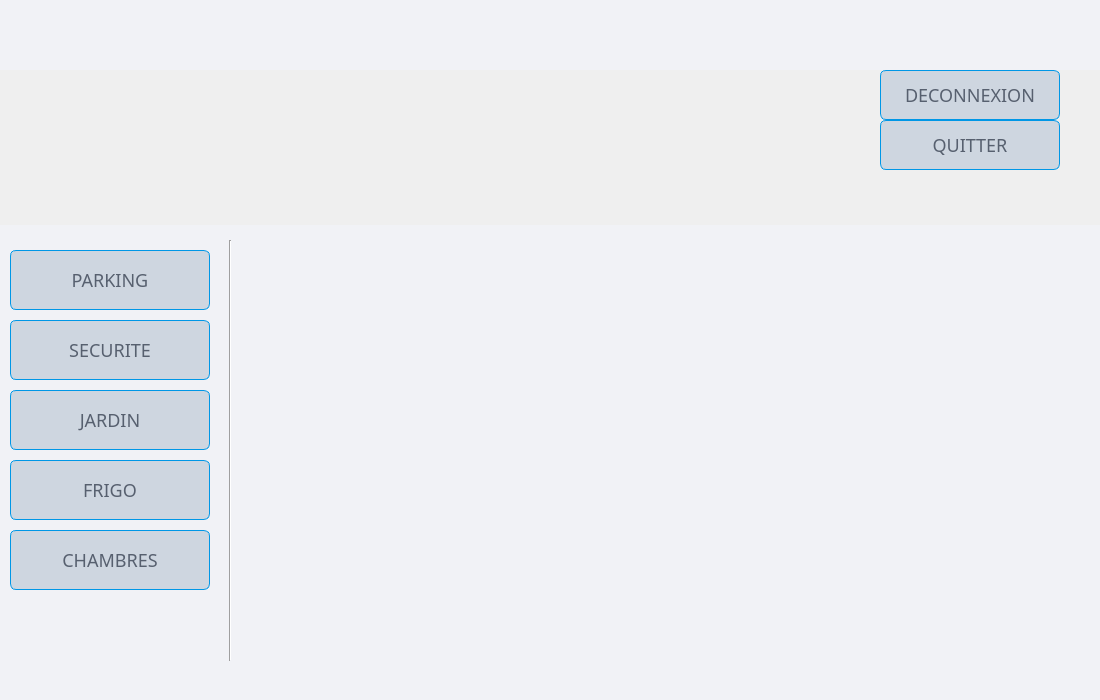
<?xml version="1.0" encoding="UTF-8"?>
<ui version="4.0">
 <class>MainWindow</class>
 <widget class="QMainWindow" name="MainWindow">
  <property name="geometry">
   <rect>
    <x>0</x>
    <y>0</y>
    <width>1100</width>
    <height>700</height>
   </rect>
  </property>
  <property name="windowTitle">
   <string>MainWindow</string>
  </property>
  <property name="styleSheet">
   <string notr="true"/>
  </property>
  <widget class="QWidget" name="centralWidget">
   <widget class="QStackedWidget" name="stackedWidget">
    <property name="geometry">
     <rect>
      <x>0</x>
      <y>0</y>
      <width>1100</width>
      <height>700</height>
     </rect>
    </property>
    <widget class="QWidget" name="page">
     <widget class="QStackedWidget" name="stackedWidget_2">
      <property name="geometry">
       <rect>
        <x>0</x>
        <y>0</y>
        <width>1100</width>
        <height>700</height>
       </rect>
      </property>
      <property name="styleSheet">
       <string notr="true">
QPushButton
{
    color: #57606f;
    background-color: #ced6e0;
    border-width: 1px;
    border-color: #0097e6;
    border-style: solid;
    border-radius: 6;
    padding: 3px;
    font-size: 12px;
    padding-left: 5px;
    padding-right: 5px;
	font-size:18px;
	font-family:Kozuka Gothic Pr6N B;
	font-style:bold;
}

QPushButton::hover
{
    border: 2px solid QLinearGradient( x1: 0, y1: 0, x2: 0, y2: 1, stop: 0 #ffa02f, stop: 1 #d7801a);;
	background-color:#f1f2f6;
	color:QLinearGradient( x1: 0, y1: 0, x2: 0, y2: 1, stop: 0 #ffa02f, stop: 1 #d7801a);
}
QLabel
{
	color: QLinearGradient( x1: 0, y1: 0, x2: 0, y2: 1, stop: 0 #2d2d2d, stop: 0.1 #2b2b2b, stop: 0.5 #292929, stop: 0.9 #282828, stop: 1 #252525);;
	font-size:18px;
	font-family:Kozuka Gothic Pr6N B;
	font-style:bold;
}</string>
      </property>
      <property name="currentIndex">
       <number>0</number>
      </property>
      <widget class="QWidget" name="page_3">
       <property name="styleSheet">
        <string notr="true">QLabel
{
	color:white;
	font-size:15px;
	font-family:Kozuka Gothic Pr6N B;
	font-style:bold;
}</string>
       </property>
       <widget class="QLabel" name="label_logo">
        <property name="geometry">
         <rect>
          <x>27</x>
          <y>13</y>
          <width>171</width>
          <height>50</height>
         </rect>
        </property>
        <property name="styleSheet">
         <string notr="true"> background-color: transparent;
border-image:url(:/img_parking/New folder/home.png);
background: none;
border: none;
background-repeat: none;</string>
        </property>
        <property name="text">
         <string/>
        </property>
       </widget>
       <widget class="QLabel" name="label_entete">
        <property name="geometry">
         <rect>
          <x>0</x>
          <y>0</y>
          <width>1100</width>
          <height>70</height>
         </rect>
        </property>
        <property name="styleSheet">
         <string notr="true"> background-color:#f1f2f6;
border-image:url(:/img_parking/entete.png);
/*background: none;*/
border: none;
background-repeat: none;</string>
        </property>
        <property name="text">
         <string/>
        </property>
       </widget>
       <widget class="QLabel" name="label_2">
        <property name="geometry">
         <rect>
          <x>0</x>
          <y>225</y>
          <width>1100</width>
          <height>475</height>
         </rect>
        </property>
        <property name="font">
         <font>
          <family>Kozuka Gothic Pr6N B</family>
          <pointsize>-1</pointsize>
         </font>
        </property>
        <property name="styleSheet">
         <string notr="true">/*border-image:url(:/img_parking/orange-linear-gradient-1920x1080-c2-ff4500-ff8c00-a-330-f-14.png);
background-color: QLinearGradient( x1: 0, y1: 0, x2: 0, y2: 1, stop: 0 #565656, stop: 0.1 #525252, stop: 0.5 #4e4e4e, stop: 0.9 #4a4a4a, stop: 1 #464646);
/*border-image:url(:/img_parking/orange-linear-gradient-1920x1080-c2-ff4500-ff8c00-a-330-f-14.png);*/
border: none;
background-repeat: none;
 background-color:#f1f2f6;</string>
        </property>
        <property name="text">
         <string/>
        </property>
       </widget>
       <widget class="QLabel" name="labelAccueil">
        <property name="geometry">
         <rect>
          <x>0</x>
          <y>0</y>
          <width>1100</width>
          <height>225</height>
         </rect>
        </property>
        <property name="styleSheet">
         <string notr="true">border-image:url(:/img_interface/833d042fa9d9e38cea2e687f2fb4b3a4.jpg);</string>
        </property>
        <property name="text">
         <string/>
        </property>
       </widget>
       <widget class="QPushButton" name="pushButton_jardin">
        <property name="geometry">
         <rect>
          <x>10</x>
          <y>390</y>
          <width>200</width>
          <height>60</height>
         </rect>
        </property>
        <property name="cursor">
         <cursorShape>PointingHandCursor</cursorShape>
        </property>
        <property name="styleSheet">
         <string notr="true"/>
        </property>
        <property name="text">
         <string>JARDIN</string>
        </property>
        <property name="icon">
         <iconset resource="ressources.qrc">
          <normaloff>:/img_interface/seeding (1).png</normaloff>:/img_interface/seeding (1).png</iconset>
        </property>
        <property name="iconSize">
         <size>
          <width>30</width>
          <height>30</height>
         </size>
        </property>
       </widget>
       <widget class="QPushButton" name="pushButton_2">
        <property name="geometry">
         <rect>
          <x>10</x>
          <y>320</y>
          <width>200</width>
          <height>60</height>
         </rect>
        </property>
        <property name="cursor">
         <cursorShape>PointingHandCursor</cursorShape>
        </property>
        <property name="styleSheet">
         <string notr="true"/>
        </property>
        <property name="text">
         <string>SECURITE</string>
        </property>
        <property name="icon">
         <iconset resource="ressources.qrc">
          <normaloff>:/img_interface/shield (1).png</normaloff>:/img_interface/shield (1).png</iconset>
        </property>
        <property name="iconSize">
         <size>
          <width>30</width>
          <height>30</height>
         </size>
        </property>
       </widget>
       <widget class="QPushButton" name="pushButton_3">
        <property name="geometry">
         <rect>
          <x>10</x>
          <y>250</y>
          <width>200</width>
          <height>60</height>
         </rect>
        </property>
        <property name="cursor">
         <cursorShape>PointingHandCursor</cursorShape>
        </property>
        <property name="styleSheet">
         <string notr="true"/>
        </property>
        <property name="text">
         <string>PARKING</string>
        </property>
        <property name="icon">
         <iconset resource="ressources.qrc">
          <normaloff>:/img_interface/parking (1).png</normaloff>:/img_interface/parking (1).png</iconset>
        </property>
        <property name="iconSize">
         <size>
          <width>30</width>
          <height>30</height>
         </size>
        </property>
       </widget>
       <widget class="QPushButton" name="pushButton_frigo">
        <property name="geometry">
         <rect>
          <x>10</x>
          <y>460</y>
          <width>200</width>
          <height>60</height>
         </rect>
        </property>
        <property name="cursor">
         <cursorShape>PointingHandCursor</cursorShape>
        </property>
        <property name="styleSheet">
         <string notr="true"/>
        </property>
        <property name="text">
         <string>FRIGO</string>
        </property>
        <property name="icon">
         <iconset resource="ressources.qrc">
          <normaloff>:/img_interface/fridge (1).png</normaloff>:/img_interface/fridge (1).png</iconset>
        </property>
        <property name="iconSize">
         <size>
          <width>30</width>
          <height>30</height>
         </size>
        </property>
       </widget>
       <widget class="QPushButton" name="pushButton_chambre">
        <property name="geometry">
         <rect>
          <x>10</x>
          <y>530</y>
          <width>200</width>
          <height>60</height>
         </rect>
        </property>
        <property name="cursor">
         <cursorShape>PointingHandCursor</cursorShape>
        </property>
        <property name="styleSheet">
         <string notr="true"/>
        </property>
        <property name="text">
         <string>CHAMBRES</string>
        </property>
        <property name="icon">
         <iconset resource="ressources.qrc">
          <normaloff>:/img_interface/hotel (1).png</normaloff>:/img_interface/hotel (1).png</iconset>
        </property>
        <property name="iconSize">
         <size>
          <width>30</width>
          <height>30</height>
         </size>
        </property>
       </widget>
       <widget class="Line" name="line_7">
        <property name="geometry">
         <rect>
          <x>220</x>
          <y>240</y>
          <width>20</width>
          <height>421</height>
         </rect>
        </property>
        <property name="orientation">
         <enum>Qt::Vertical</enum>
        </property>
       </widget>
       <widget class="QPushButton" name="pushButton_6">
        <property name="geometry">
         <rect>
          <x>880</x>
          <y>70</y>
          <width>180</width>
          <height>50</height>
         </rect>
        </property>
        <property name="cursor">
         <cursorShape>PointingHandCursor</cursorShape>
        </property>
        <property name="styleSheet">
         <string notr="true"/>
        </property>
        <property name="text">
         <string>DECONNEXION</string>
        </property>
        <property name="icon">
         <iconset>
          <normaloff>img_interface/exit.png</normaloff>img_interface/exit.png</iconset>
        </property>
        <property name="iconSize">
         <size>
          <width>30</width>
          <height>30</height>
         </size>
        </property>
       </widget>
       <widget class="QPushButton" name="pushButton_7">
        <property name="geometry">
         <rect>
          <x>880</x>
          <y>120</y>
          <width>180</width>
          <height>50</height>
         </rect>
        </property>
        <property name="cursor">
         <cursorShape>PointingHandCursor</cursorShape>
        </property>
        <property name="styleSheet">
         <string notr="true"/>
        </property>
        <property name="text">
         <string>QUITTER</string>
        </property>
        <property name="icon">
         <iconset resource="ressources.qrc">
          <normaloff>:/img_interface/power-button-off.png</normaloff>:/img_interface/power-button-off.png</iconset>
        </property>
        <property name="iconSize">
         <size>
          <width>30</width>
          <height>30</height>
         </size>
        </property>
       </widget>
       <widget class="QPushButton" name="pushButton_8">
        <property name="geometry">
         <rect>
          <x>1000</x>
          <y>12</y>
          <width>41</width>
          <height>47</height>
         </rect>
        </property>
        <property name="cursor">
         <cursorShape>PointingHandCursor</cursorShape>
        </property>
        <property name="styleSheet">
         <string notr="true">#pushButton_8
{
  background-color: transparent;
border-image:url(:/img_parking/Nouveau dossier/round-account-button-with-user-inside (1).png);

border: none;
background-repeat: none;
}
#pushButton_8::hover
{
  border-image:url(:/img_parking/Nouveau dossier/round-account-button-with-user-inside.png);
}</string>
        </property>
        <property name="text">
         <string/>
        </property>
       </widget>
       <zorder>label_2</zorder>
       <zorder>labelAccueil</zorder>
       <zorder>label_entete</zorder>
       <zorder>label_logo</zorder>
       <zorder>pushButton_jardin</zorder>
       <zorder>pushButton_2</zorder>
       <zorder>pushButton_3</zorder>
       <zorder>pushButton_frigo</zorder>
       <zorder>pushButton_chambre</zorder>
       <zorder>line_7</zorder>
       <zorder>pushButton_6</zorder>
       <zorder>pushButton_7</zorder>
       <zorder>pushButton_8</zorder>
      </widget>
     </widget>
    </widget>
   </widget>
  </widget>
 </widget>
 <layoutdefault spacing="6" margin="11"/>
 <resources>
  <include location="ressources.qrc"/>
 </resources>
 <connections/>
</ui>
